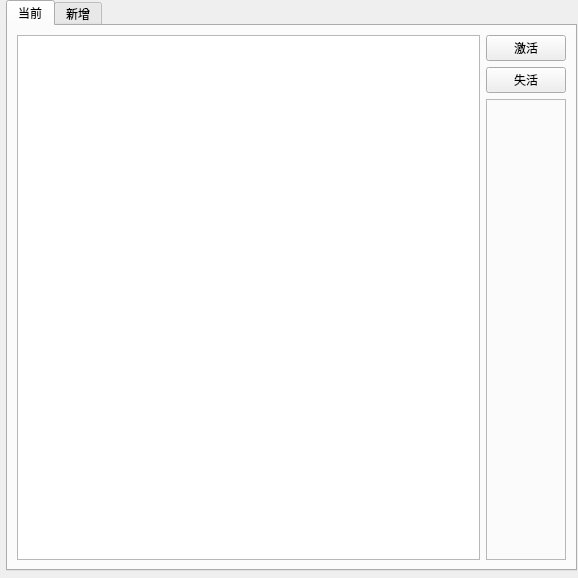
<?xml version="1.0" encoding="UTF-8"?>
<ui version="4.0">
 <class>Form</class>
 <widget class="QWidget" name="Form">
  <property name="geometry">
   <rect>
    <x>0</x>
    <y>0</y>
    <width>578</width>
    <height>578</height>
   </rect>
  </property>
  <property name="windowTitle">
   <string>Form</string>
  </property>
  <widget class="QTabWidget" name="tabWidget">
   <property name="geometry">
    <rect>
     <x>6</x>
     <y>0</y>
     <width>571</width>
     <height>571</height>
    </rect>
   </property>
   <property name="currentIndex">
    <number>0</number>
   </property>
   <widget class="QWidget" name="tab">
    <attribute name="title">
     <string>当前</string>
    </attribute>
    <layout class="QGridLayout" name="gridLayout">
     <item row="0" column="0" rowspan="3">
      <widget class="QListWidget" name="listWidget"/>
     </item>
     <item row="0" column="1">
      <widget class="QPushButton" name="pushButton">
       <property name="text">
        <string>激活</string>
       </property>
      </widget>
     </item>
     <item row="1" column="1">
      <widget class="QPushButton" name="pushButton_2">
       <property name="text">
        <string>失活</string>
       </property>
      </widget>
     </item>
     <item row="2" column="1">
      <widget class="QFrame" name="frame">
       <property name="frameShape">
        <enum>QFrame::StyledPanel</enum>
       </property>
       <property name="frameShadow">
        <enum>QFrame::Raised</enum>
       </property>
      </widget>
     </item>
    </layout>
   </widget>
   <widget class="QWidget" name="tab_2">
    <attribute name="title">
     <string>新增</string>
    </attribute>
    <layout class="QGridLayout" name="gridLayout_2">
     <item row="0" column="1">
      <widget class="QFrame" name="frame_2">
       <property name="frameShape">
        <enum>QFrame::StyledPanel</enum>
       </property>
       <property name="frameShadow">
        <enum>QFrame::Raised</enum>
       </property>
       <layout class="QGridLayout" name="gridLayout_4">
        <property name="leftMargin">
         <number>0</number>
        </property>
        <property name="topMargin">
         <number>0</number>
        </property>
        <property name="rightMargin">
         <number>0</number>
        </property>
        <property name="bottomMargin">
         <number>0</number>
        </property>
        <item row="0" column="0">
         <widget class="QScrollArea" name="scrollArea">
          <property name="widgetResizable">
           <bool>true</bool>
          </property>
          <widget class="QWidget" name="scrollAreaWidgetContents">
           <property name="geometry">
            <rect>
             <x>0</x>
             <y>0</y>
             <width>526</width>
             <height>552</height>
            </rect>
           </property>
           <layout class="QGridLayout" name="gridLayout_7">
            <property name="leftMargin">
             <number>0</number>
            </property>
            <property name="topMargin">
             <number>0</number>
            </property>
            <property name="rightMargin">
             <number>0</number>
            </property>
            <property name="bottomMargin">
             <number>0</number>
            </property>
            <item row="0" column="0">
             <widget class="QFrame" name="frame_8">
              <property name="frameShape">
               <enum>QFrame::StyledPanel</enum>
              </property>
              <property name="frameShadow">
               <enum>QFrame::Raised</enum>
              </property>
              <layout class="QGridLayout" name="gridLayout_6">
               <property name="leftMargin">
                <number>6</number>
               </property>
               <property name="topMargin">
                <number>0</number>
               </property>
               <property name="rightMargin">
                <number>6</number>
               </property>
               <property name="bottomMargin">
                <number>0</number>
               </property>
               <item row="0" column="0">
                <widget class="QFrame" name="frame_3">
                 <property name="frameShape">
                  <enum>QFrame::StyledPanel</enum>
                 </property>
                 <property name="frameShadow">
                  <enum>QFrame::Raised</enum>
                 </property>
                 <layout class="QGridLayout" name="gridLayout_3" columnstretch="2,6,1,2,3">
                  <property name="topMargin">
                   <number>0</number>
                  </property>
                  <item row="1" column="0">
                   <widget class="QLabel" name="label_2">
                    <property name="text">
                     <string>url</string>
                    </property>
                   </widget>
                  </item>
                  <item row="1" column="1">
                   <widget class="QLineEdit" name="lineEdit_2">
                    <property name="text">
                     <string>http://</string>
                    </property>
                   </widget>
                  </item>
                  <item row="1" column="3">
                   <widget class="QLabel" name="label_3">
                    <property name="text">
                     <string>type</string>
                    </property>
                   </widget>
                  </item>
                  <item row="0" column="0">
                   <widget class="QLabel" name="label">
                    <property name="text">
                     <string>name</string>
                    </property>
                   </widget>
                  </item>
                  <item row="2" column="0">
                   <widget class="QLabel" name="label_4">
                    <property name="text">
                     <string>displayName</string>
                    </property>
                   </widget>
                  </item>
                  <item row="2" column="4">
                   <widget class="QComboBox" name="comboBox_2">
                    <item>
                     <property name="text">
                      <string>news</string>
                     </property>
                    </item>
                   </widget>
                  </item>
                  <item row="2" column="3">
                   <widget class="QLabel" name="label_5">
                    <property name="text">
                     <string>classification</string>
                    </property>
                   </widget>
                  </item>
                  <item row="0" column="1">
                   <widget class="QLineEdit" name="lineEdit"/>
                  </item>
                  <item row="1" column="4">
                   <widget class="QComboBox" name="comboBox">
                    <item>
                     <property name="text">
                      <string>static</string>
                     </property>
                    </item>
                    <item>
                     <property name="text">
                      <string>dynamic</string>
                     </property>
                    </item>
                   </widget>
                  </item>
                  <item row="2" column="1">
                   <widget class="QLineEdit" name="lineEdit_3"/>
                  </item>
                  <item row="2" column="2">
                   <widget class="QFrame" name="frame_6">
                    <property name="frameShape">
                     <enum>QFrame::StyledPanel</enum>
                    </property>
                    <property name="frameShadow">
                     <enum>QFrame::Raised</enum>
                    </property>
                   </widget>
                  </item>
                 </layout>
                </widget>
               </item>
               <item row="1" column="0">
                <widget class="Line" name="line">
                 <property name="orientation">
                  <enum>Qt::Horizontal</enum>
                 </property>
                </widget>
               </item>
               <item row="2" column="0">
                <widget class="QFrame" name="frame_4">
                 <property name="frameShape">
                  <enum>QFrame::StyledPanel</enum>
                 </property>
                 <property name="frameShadow">
                  <enum>QFrame::Raised</enum>
                 </property>
                 <layout class="QGridLayout" name="gridLayout_5" columnstretch="2,6,1,2,3">
                  <property name="leftMargin">
                   <number>0</number>
                  </property>
                  <property name="rightMargin">
                   <number>0</number>
                  </property>
                  <item row="8" column="1" colspan="4">
                   <widget class="QTableWidget" name="tableWidget_3">
                    <attribute name="horizontalHeaderStretchLastSection">
                     <bool>true</bool>
                    </attribute>
                    <row>
                     <property name="text">
                      <string>1</string>
                     </property>
                    </row>
                    <row>
                     <property name="text">
                      <string>2</string>
                     </property>
                    </row>
                    <row>
                     <property name="text">
                      <string>3</string>
                     </property>
                    </row>
                    <column>
                     <property name="text">
                      <string>tag</string>
                     </property>
                    </column>
                    <column>
                     <property name="text">
                      <string>class</string>
                     </property>
                    </column>
                    <column>
                     <property name="text">
                      <string>id</string>
                     </property>
                    </column>
                    <column>
                     <property name="text">
                      <string>index</string>
                     </property>
                    </column>
                   </widget>
                  </item>
                  <item row="8" column="0">
                   <widget class="QLabel" name="label_17">
                    <property name="text">
                     <string>date</string>
                    </property>
                   </widget>
                  </item>
                  <item row="1" column="1">
                   <widget class="QLineEdit" name="lineEdit_5"/>
                  </item>
                  <item row="0" column="0">
                   <widget class="QLabel" name="label_6">
                    <property name="text">
                     <string>blacklist</string>
                    </property>
                   </widget>
                  </item>
                  <item row="1" column="4">
                   <widget class="QLineEdit" name="lineEdit_7">
                    <property name="text">
                     <string>{}</string>
                    </property>
                   </widget>
                  </item>
                  <item row="3" column="1">
                   <widget class="QComboBox" name="comboBox_4">
                    <item>
                     <property name="text">
                      <string>page</string>
                     </property>
                    </item>
                    <item>
                     <property name="text">
                      <string>json</string>
                     </property>
                    </item>
                   </widget>
                  </item>
                  <item row="3" column="0">
                   <widget class="QLabel" name="label_13">
                    <property name="text">
                     <string>obtain_type</string>
                    </property>
                   </widget>
                  </item>
                  <item row="1" column="3">
                   <widget class="QLabel" name="label_11">
                    <property name="text">
                     <string>header</string>
                    </property>
                   </widget>
                  </item>
                  <item row="0" column="1">
                   <widget class="QLineEdit" name="lineEdit_4"/>
                  </item>
                  <item row="2" column="0">
                   <widget class="QLabel" name="label_9">
                    <property name="text">
                     <string>importance</string>
                    </property>
                   </widget>
                  </item>
                  <item row="2" column="1">
                   <widget class="QLineEdit" name="lineEdit_6"/>
                  </item>
                  <item row="0" column="3">
                   <widget class="QLabel" name="label_10">
                    <property name="text">
                     <string>method</string>
                    </property>
                   </widget>
                  </item>
                  <item row="1" column="0">
                   <widget class="QLabel" name="label_7">
                    <property name="text">
                     <string>whitelist</string>
                    </property>
                   </widget>
                  </item>
                  <item row="2" column="3">
                   <widget class="QLabel" name="label_12">
                    <property name="text">
                     <string>data</string>
                    </property>
                   </widget>
                  </item>
                  <item row="2" column="4">
                   <widget class="QLineEdit" name="lineEdit_8">
                    <property name="text">
                     <string>{}</string>
                    </property>
                   </widget>
                  </item>
                  <item row="4" column="4">
                   <widget class="QLineEdit" name="lineEdit_10">
                    <property name="text">
                     <string>title|url|writtenDate</string>
                    </property>
                   </widget>
                  </item>
                  <item row="7" column="1" colspan="4">
                   <widget class="QTableWidget" name="tableWidget_2">
                    <attribute name="horizontalHeaderStretchLastSection">
                     <bool>true</bool>
                    </attribute>
                    <row>
                     <property name="text">
                      <string>1</string>
                     </property>
                    </row>
                    <row>
                     <property name="text">
                      <string>2</string>
                     </property>
                    </row>
                    <row>
                     <property name="text">
                      <string>3</string>
                     </property>
                    </row>
                    <column>
                     <property name="text">
                      <string>tag</string>
                     </property>
                    </column>
                    <column>
                     <property name="text">
                      <string>class</string>
                     </property>
                    </column>
                    <column>
                     <property name="text">
                      <string>id</string>
                     </property>
                    </column>
                    <column>
                     <property name="text">
                      <string>index</string>
                     </property>
                    </column>
                   </widget>
                  </item>
                  <item row="4" column="1">
                   <widget class="QLineEdit" name="lineEdit_9"/>
                  </item>
                  <item row="4" column="3">
                   <widget class="QLabel" name="label_19">
                    <property name="text">
                     <string>db_field</string>
                    </property>
                   </widget>
                  </item>
                  <item row="10" column="1" colspan="4">
                   <widget class="QTableWidget" name="tableWidget_4">
                    <attribute name="horizontalHeaderStretchLastSection">
                     <bool>true</bool>
                    </attribute>
                    <row>
                     <property name="text">
                      <string>1</string>
                     </property>
                    </row>
                    <row>
                     <property name="text">
                      <string>2</string>
                     </property>
                    </row>
                    <row>
                     <property name="text">
                      <string>3</string>
                     </property>
                    </row>
                    <column>
                     <property name="text">
                      <string>tag</string>
                     </property>
                    </column>
                    <column>
                     <property name="text">
                      <string>class</string>
                     </property>
                    </column>
                    <column>
                     <property name="text">
                      <string>id</string>
                     </property>
                    </column>
                    <column>
                     <property name="text">
                      <string>index</string>
                     </property>
                    </column>
                    <item row="0" column="0">
                     <property name="text">
                      <string>a</string>
                     </property>
                    </item>
                   </widget>
                  </item>
                  <item row="4" column="0">
                   <widget class="QLabel" name="label_14">
                    <property name="text">
                     <string>host</string>
                    </property>
                   </widget>
                  </item>
                  <item row="10" column="0">
                   <widget class="QLabel" name="label_18">
                    <property name="text">
                     <string>url</string>
                    </property>
                   </widget>
                  </item>
                  <item row="5" column="0">
                   <widget class="QLabel" name="label_15">
                    <property name="text">
                     <string>contentlist</string>
                    </property>
                   </widget>
                  </item>
                  <item row="3" column="3">
                   <widget class="QLabel" name="label_8">
                    <property name="text">
                     <string>dateParse</string>
                    </property>
                   </widget>
                  </item>
                  <item row="3" column="4">
                   <widget class="QComboBox" name="comboBox_3">
                    <item>
                     <property name="text">
                      <string>%Y-%m-%d</string>
                     </property>
                    </item>
                   </widget>
                  </item>
                  <item row="7" column="0">
                   <widget class="QLabel" name="label_16">
                    <property name="text">
                     <string>content</string>
                    </property>
                   </widget>
                  </item>
                  <item row="0" column="4">
                   <widget class="QFrame" name="frame_5">
                    <property name="frameShape">
                     <enum>QFrame::StyledPanel</enum>
                    </property>
                    <property name="frameShadow">
                     <enum>QFrame::Raised</enum>
                    </property>
                    <layout class="QHBoxLayout" name="horizontalLayout">
                     <property name="leftMargin">
                      <number>0</number>
                     </property>
                     <property name="topMargin">
                      <number>0</number>
                     </property>
                     <property name="rightMargin">
                      <number>0</number>
                     </property>
                     <property name="bottomMargin">
                      <number>0</number>
                     </property>
                     <item>
                      <widget class="QRadioButton" name="radioButton">
                       <property name="text">
                        <string>GET</string>
                       </property>
                       <property name="checked">
                        <bool>true</bool>
                       </property>
                      </widget>
                     </item>
                     <item>
                      <widget class="QRadioButton" name="radioButton_2">
                       <property name="text">
                        <string>POST</string>
                       </property>
                      </widget>
                     </item>
                    </layout>
                   </widget>
                  </item>
                  <item row="0" column="2">
                   <widget class="QFrame" name="frame_7">
                    <property name="frameShape">
                     <enum>QFrame::StyledPanel</enum>
                    </property>
                    <property name="frameShadow">
                     <enum>QFrame::Raised</enum>
                    </property>
                   </widget>
                  </item>
                  <item row="5" column="1" colspan="4">
                   <widget class="QTableWidget" name="tableWidget">
                    <attribute name="horizontalHeaderStretchLastSection">
                     <bool>true</bool>
                    </attribute>
                    <row>
                     <property name="text">
                      <string>1</string>
                     </property>
                    </row>
                    <row>
                     <property name="text">
                      <string>2</string>
                     </property>
                    </row>
                    <row>
                     <property name="text">
                      <string>3</string>
                     </property>
                    </row>
                    <column>
                     <property name="text">
                      <string>tag</string>
                     </property>
                    </column>
                    <column>
                     <property name="text">
                      <string>class</string>
                     </property>
                    </column>
                    <column>
                     <property name="text">
                      <string>id</string>
                     </property>
                    </column>
                    <column>
                     <property name="text">
                      <string>index</string>
                     </property>
                    </column>
                   </widget>
                  </item>
                 </layout>
                </widget>
               </item>
              </layout>
             </widget>
            </item>
           </layout>
          </widget>
         </widget>
        </item>
       </layout>
      </widget>
     </item>
     <item row="1" column="1">
      <layout class="QHBoxLayout" name="horizontalLayout_2" stretch="10,2">
       <item>
        <widget class="QFrame" name="frame_9">
         <property name="frameShape">
          <enum>QFrame::StyledPanel</enum>
         </property>
         <property name="frameShadow">
          <enum>QFrame::Raised</enum>
         </property>
        </widget>
       </item>
       <item>
        <widget class="QPushButton" name="pushButton_3">
         <property name="text">
          <string>Save</string>
         </property>
        </widget>
       </item>
      </layout>
     </item>
    </layout>
   </widget>
  </widget>
 </widget>
 <resources/>
 <connections>
  <connection>
   <sender>pushButton</sender>
   <signal>clicked()</signal>
   <receiver>Form</receiver>
   <slot>enableItem()</slot>
   <hints>
    <hint type="sourcelabel">
     <x>540</x>
     <y>43</y>
    </hint>
    <hint type="destinationlabel">
     <x>731</x>
     <y>56</y>
    </hint>
   </hints>
  </connection>
  <connection>
   <sender>pushButton_2</sender>
   <signal>clicked()</signal>
   <receiver>Form</receiver>
   <slot>disableItem()</slot>
   <hints>
    <hint type="sourcelabel">
     <x>534</x>
     <y>69</y>
    </hint>
    <hint type="destinationlabel">
     <x>701</x>
     <y>88</y>
    </hint>
   </hints>
  </connection>
  <connection>
   <sender>pushButton_3</sender>
   <signal>clicked()</signal>
   <receiver>Form</receiver>
   <slot>saveNewItemConfig()</slot>
   <hints>
    <hint type="sourcelabel">
     <x>526</x>
     <y>543</y>
    </hint>
    <hint type="destinationlabel">
     <x>677</x>
     <y>579</y>
    </hint>
   </hints>
  </connection>
 </connections>
 <slots>
  <slot>disableItem()</slot>
  <slot>enableItem()</slot>
  <slot>saveNewItemConfig()</slot>
 </slots>
</ui>
